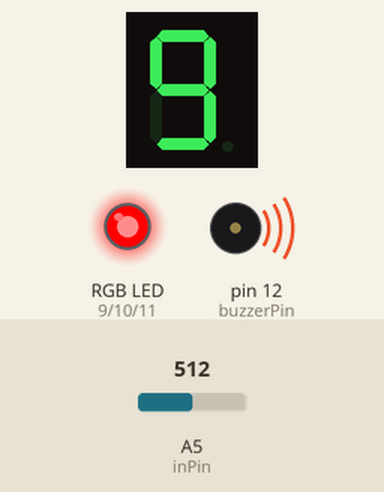
Recording of a sketch running on a simulated Arduino Uno, built with avr-gcc and run on an emulated ATmega328P. Parts: 1-digit seven-segment display, an RGB LED mixed from three pins (HIGH = lit), buzzer (waves = sounding). Wiring (inferred from the names in the program): 1-digit 7-segment display, segments lit when HIGH: segments pin 2, pin 3, pin 4, pin 5, pin 6, pin 7, pin 8. Inputs (shaded band) come from the test bench; at power-on: A5 (inPin) = 512. The segment pins are drawn as the display they are named for; pins used as bus, display or sensor lines are not drawn.

Above: at 1.2 s.
1.3 s: A5 (inPin) set to 108
4.3 s: A5 (inPin) set to 94
At 4.72 s:
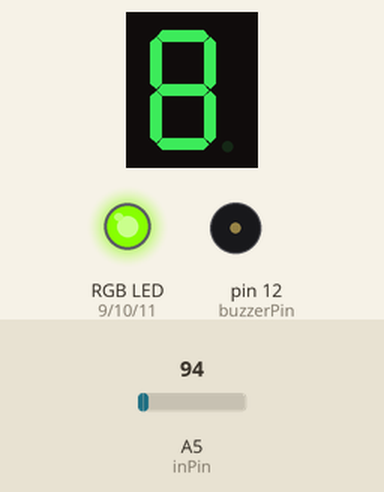
6.3 s: A5 (inPin) set to 0
At 7.6 s:
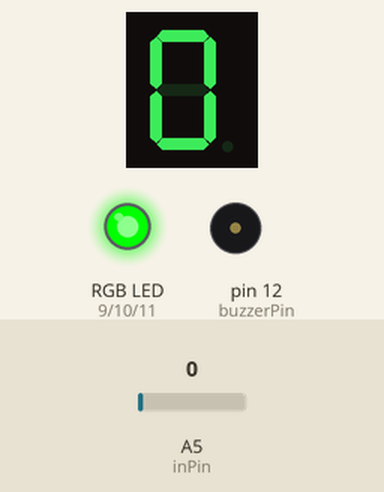
8.0 s: A5 (inPin) set to 10
9.5 s: A5 (inPin) set to 13
At 9.74 s:
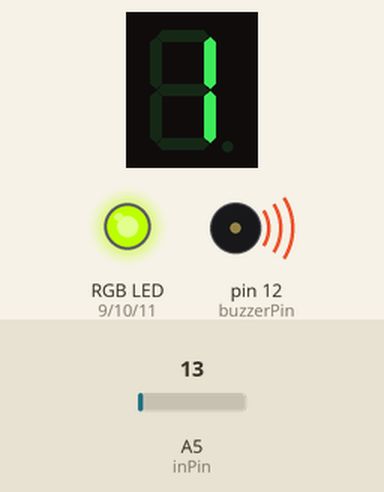
Timing chart, 0 to 12.6 s (numbered marks = the images above; inputs shaded):
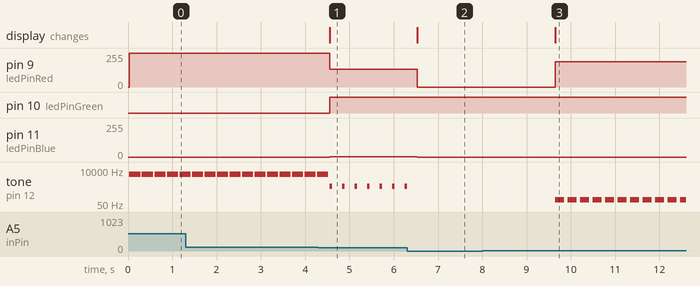

The sketch:

Homework3.ino
```cpp
//The program uses an antenna to read the emf
//one 7-segment display to show the value of emf (from 0-lowest to 9-highest)
//and an RGB led that goes from green(0) to red(9) to suggest the danger (aka ghosts)

#define sample 300

const int inPin = 5; // analog 5, the pin connected to the antenna
float val;
float val1;
int val2;
int array1[sample];
unsigned long averaging;

//connect the RGB led
const int ledPinRed = 9;
const int ledPinGreen = 10;
const int ledPinBlue = 11;

//connect the buzzer
const int buzzerPin = 12;
int buzzerTone = 100;

// declare all the segments pins
const int pinA = 2;
const int pinB = 3;
const int pinC = 4;
const int pinD = 5;
const int pinE = 6;
const int pinF = 7;
const int pinG = 8;

const int segSize = 8;
const int noOfDigits = 10;

// store the pins in an array for easier access
int segments[segSize] =
{
  pinA, pinB, pinC, pinD, pinE, pinF, pinG
};

byte digitMatrix[noOfDigits][segSize - 1] =
{
  // a  b  c  d  e  f  g
  {1, 1, 1, 1, 1, 1, 0}, // 0
  {0, 1, 1, 0, 0, 0, 0}, // 1
  {1, 1, 0, 1, 1, 0, 1}, // 2
  {1, 1, 1, 1, 0, 0, 1}, // 3
  {0, 1, 1, 0, 0, 1, 1}, // 4
  {1, 0, 1, 1, 0, 1, 1}, // 5
  {1, 0, 1, 1, 1, 1, 1}, // 6
  {1, 1, 1, 0, 0, 0, 0}, // 7
  {1, 1, 1, 1, 1, 1, 1}, // 8
  {1, 1, 1, 1, 0, 1, 1}  // 9
};

void displayNumber(byte digit)
{
  for (int i = 0; i < segSize - 1; i++)
  {
    digitalWrite(segments[i], digitMatrix[digit][i]);
  }
}

void setup()
{
  // initialize all the pins
  for (int i = 0; i < segSize; i++)
  {
    pinMode(segments[i], OUTPUT);
  }
  pinMode(ledPinRed, OUTPUT);
  pinMode(ledPinGreen, OUTPUT);
  pinMode(ledPinBlue, OUTPUT);
  Serial.begin(9600);
}

void loop()
{
  for (int i = 0; i < sample; i++)
  {
    array1[i] = analogRead(inPin);
    averaging += array1[i];
  }
  val = averaging / sample;                 //calculate the value that needs to be displayed
  val = constrain(val, 0, 100);
  // val1=map(val, 0, 100, 0, 255);
  val2 = map(val, 0, 100, 0,  9);
  val2 = int(val2);
  displayNumber(val2);                      //display the number on the 7 segment display
  if (val2 == 0)                            //set the color of the RGB led and the sound depending on the value
  {
    setColor(0, 255, 0);
  }
  if (val2 == 1)
  {
    setColor(188, 255, 0);
    tone(buzzerPin, buzzerTone * val2, 200);
  }
  if (val2 == 2)
  {
    setColor(201, 255, 149);
    tone(buzzerPin, buzzerTone * val2, 190);
  }
  if (val2 == 3)
  {
    setColor(220, 255, 0);
    tone(buzzerPin, buzzerTone * val2, 180);
  }
  if (val2 == 4)
  {
    setColor(220, 255, 71);
    tone(buzzerPin, buzzerTone * val2, 170);
  }
  if (val2 == 5)
  {
    setColor(255, 255, 0);
    tone(buzzerPin, buzzerTone * val2, 150);
  }
  if (val2 == 6)
  {
    setColor(255, 210, 1);
    tone(buzzerPin, buzzerTone * val2, 125);
  }
  if (val2 == 7)
  {
    setColor(190, 255, 1);
    tone(buzzerPin, buzzerTone * val2, 100);
  }
  if (val2 == 8)
  {
    setColor(135, 255, 1);
    tone(buzzerPin, buzzerTone * val2, 50);
  }
  if (val2 == 9)
  {
    setColor(255, 0, 0);
    tone(buzzerPin, 5000, 250);
  }
  averaging = 0;
  delay(250);
}

void setColor(int red, int green, int blue)       //function for setting the color of the RGB led
{
  analogWrite(ledPinRed, red);
  analogWrite(ledPinGreen, green);
  analogWrite(ledPinBlue, blue);
}
```

Measured:
- the behaviour switches between 100 and 99 on A5 (inPin) (found by bisection; images 0 and 1)
- the behaviour switches between 11 and 12 on A5 (inPin) (found by bisection; images 2 and 3)
- after the input at 4.3 s, pin 9 (ledPinRed): 255/255 → 135/255 after 0.26 s; pin 10 (ledPinGreen): LOW → HIGH after 0.26 s; pin 11 (ledPinBlue): 0/255 → 1/255 after 0.26 s; the display: changes after 0.26 s (image 1)
- after the input at 6.3 s, pin 9 (ledPinRed): 135/255 → 0/255 after 0.24 s; pin 11 (ledPinBlue): 1/255 → 0/255 after 0.24 s; tone on pin 12 (buzzerPin): goes on until 6.3 s, then stays silent; the display: changes after 0.24 s (image 2)
- after the input at 8.0 s, every drawn part: stays the same
- after the input at 9.5 s, pin 9 (ledPinRed): 0/255 → 188/255 after 0.15 s; tone on pin 12 (buzzerPin): alternates 100 Hz for 0.20 s and silent for 0.08 s, starting after 0.15 s; the display: changes after 0.15 s (image 3)
- by itself, tone on pin 12 (buzzerPin): alternates 5000 Hz for 0.25 s and silent for 0.03 s
